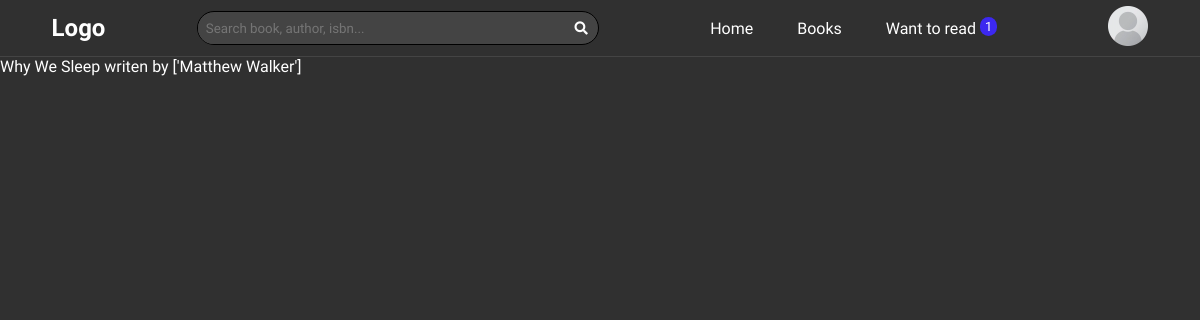
Before: /want-to-read/ (signed in) with the older database file.
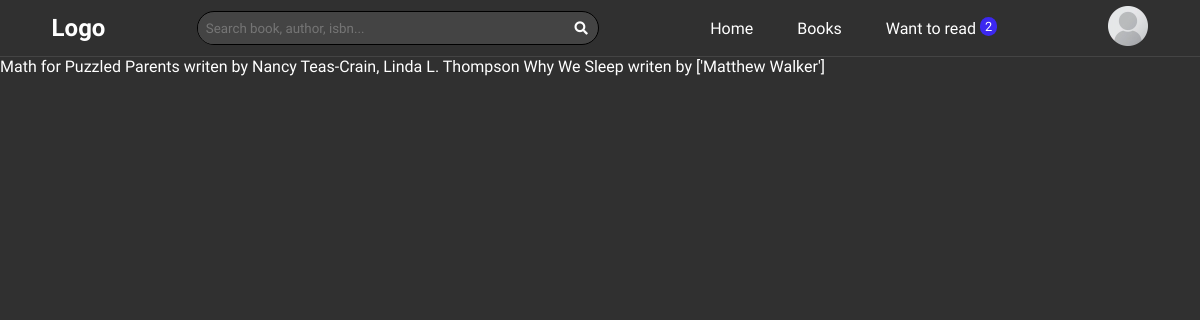
After: the same page with the newer database file.
### books/models.py (models this page shows, shortened)
class User(AbstractUser):
    avatar = models.ImageField(upload_to="media/", default=None, null=True, blank=True)
    books = models.ManyToManyField(Books)
    wishlist = models.ForeignKey(Wishlist, null=True, on_delete=models.CASCADE, related_name="books_wishlist")

class Wishlist(models.Model):
    user = models.OneToOneField("User", on_delete=models.CASCADE, related_name="user_wishlist")
    books = models.ManyToManyField(Books)

class Books(models.Model):
    id = models.CharField(max_length=40, primary_key=True)
    cover = models.ImageField(upload_to="media/books/", default=None, null=True)
    title = models.CharField(max_length=200, blank=False)
    authors = models.CharField(max_length=200)
    pages = models.IntegerField()
    def __str__(self):
        return f"{ self.title } writen by { self.authors }"

### books/views.py (the view)
# urls.py: path('want-to-read/', views.want_to_read, name="want_to_read"),
@login_required(login_url='/login')
def want_to_read(request):
    user = User.objects.get(username=request.user.username)
    books_list = Wishlist.objects.get(user=user)
    return render(request, "books/want-to-read.html", {
        "books": books_list,
    })

### books/templates/books/want-to-read.html (shortened to what this page needs)
{% extends "books/layout.html" %}
{% block body %}
    {% for book in books.books.all %}
        {{ book }}
    {% endfor %}
{% endblock %}

### books/templates/books/layout.html (shortened to what this page needs)
{% load static %}
<!DOCTYPE html>
<html lang="en">
<head>
    <link rel="stylesheet" href="https://pro.fontawesome.com/releases/v5.10.0/css/all.css"/>
    <link rel="stylesheet" href="{% static 'styles/style.css' %}">
</head>
<body onresize="addMobileMenu">
    <header>
        <nav class="menu">
            <h1>Logo</h1>
            <form action="{% url 'search' %}" method="get">
                <div class="search">
                    <input type="search" name="q" class="search-input" placeholder="Search book, author, isbn..." autocomplete="off">
                    <button type="submit" class="search-bnt">
                        <i class="fas fa-search"></i>
                    </button>
                </div>
            </form>
            <ul>
                <li>
                    <a href="{% url 'index' %}">Home</a>
                </li>
                <li>
                    <a href="">Books</a>
                </li>
                <li>
                    <a href="{% url 'want_to_read' %}">Want to read <span class="books-count">{{ user.wishlist.books.count }}</span></a>
                </li>
            </ul>
            {% if book.volumeInfo.imageLinks.thumbnail %}
                <a href="{% url 'profile' %}">
                    <img src="{{ book.volumeInfo.imageLinks.thumbnail }}" alt="{{ book.volumeInfo.title }}" class="small-profile-pic">
                </a>
            {% else %}
                <a href="{% url 'profile' %}">
                    <img src="{% static 'img/profile.webp' %}" alt="{{ book.volumeInfo.title }}" class="small-profile-pic">
                </a>
            {% endif %}
        </nav>
    </header>
    {% block body %}
    {% endblock %}
</body>
</html>

### books/static/styles/style.css (style rules this page uses)
* { outline: none; margin: 0; padding: 0; }
body { font-family: 'Comfortaa', cursive; background-color: #303030; color: white; }
a { color: white; text-decoration: none; }
header .menu { display: -webkit-box; display: -ms-flexbox; display: flex; -webkit-box-align: center; -ms-flex-align: center; align-items: center; -ms-flex-pack: distribute; justify-content: space-around; padding: 6px; border-bottom: 1px solid #444444; }
header .small-profile-pic { width: 40px; height: 40px; }
header li { display: inline-block; margin: 0 20px; list-style: none; }
.books-count { background-color: #3c28f0; width: 20px; height: 20px; font-size: .8rem; vertical-align: top; padding: 2px 5px; border-radius: 50px; }
.search { background-color: #444444; padding: .01111rem; border: 1px solid black; border-radius: 20px; width: 25rem; }
.search-input { font-family: 'Comfortaa', cursive; background-color: #444444; border-radius: 20px 0px 0px 20px; padding: .5rem; color: white; width: 91.2%; border: none; }
.search-bnt { background: none; border: none; border-radius: 0px 20px 20px 0px; padding: .5rem; color: white; }

Changed rows visible on the page:
computed for User: wishlist.books.count "1" → "2"
added Books: title+authors "Math for Puzzled Parents writen by Nancy Teas-Crain, Linda L. Thompson"
